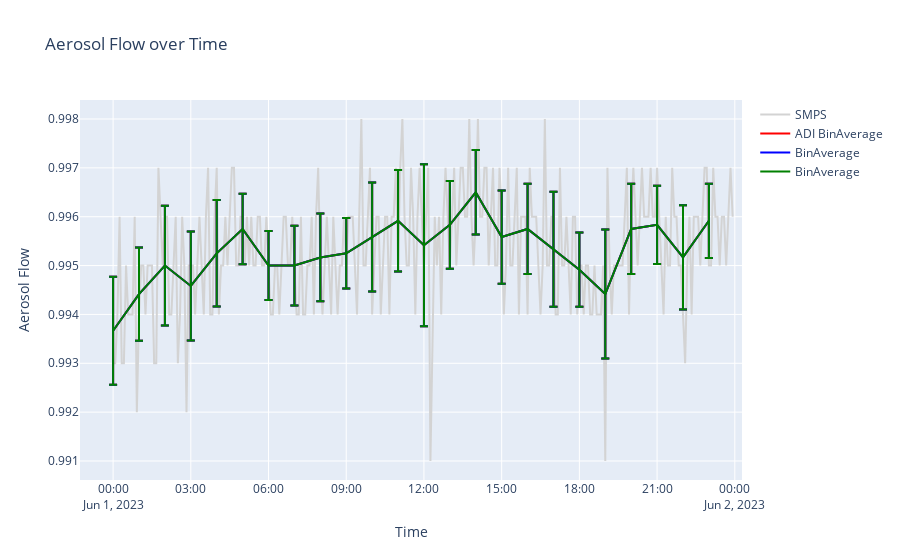

Notebook code for this chart:
### Code cell
fig = go.Figure()

fig.add_trace(go.Scatter(
    x=smps["time"].values, 
    y=smps["aerosol_flow"].values,
    mode='lines',
    name='SMPS',
    marker=dict(color="lightgrey"),
))

fig.add_trace(go.Scatter(
    x=adi_bin_avg["time"].values, 
    y=adi_bin_avg["aerosol_flow"].values,
    error_y=dict(array=adi_bin_avg["aerosol_flow_std"].values),
    mode='lines',
    name='ADI BinAverage',
    marker=dict(color="red"),
))

fig.add_trace(go.Scatter(
    x=avg_ds["time"].values, 
    y=avg_ds["aerosol_flow"].values,
    error_y=dict(array=avg_ds["aerosol_flow_std"].values),
    mode='lines',
    name='BinAverage',
    marker=dict(color="blue"),
))

fig.add_trace(go.Scatter(
    x=avg_ds2["time"].values, 
    y=avg_ds2["aerosol_flow"].values,
    error_y=dict(array=avg_ds2["aerosol_flow_std"].values),
    mode='lines',
    name='BinAverage',
    marker=dict(color="green"),
))

# Update layout
fig.update_layout(
    title='Aerosol Flow over Time',
    xaxis_title='Time',
    yaxis_title='Aerosol Flow'
)

# Show plot
fig.show()
